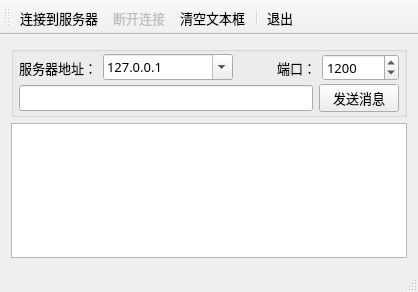
<?xml version="1.0" encoding="UTF-8"?>
<ui version="4.0">
 <class>MainWindow</class>
 <widget class="QMainWindow" name="MainWindow">
  <property name="geometry">
   <rect>
    <x>0</x>
    <y>0</y>
    <width>418</width>
    <height>292</height>
   </rect>
  </property>
  <property name="font">
   <font>
    <family>宋体</family>
    <pointsize>10</pointsize>
   </font>
  </property>
  <property name="windowTitle">
   <string>TCP Client</string>
  </property>
  <widget class="QWidget" name="centralWidget">
   <layout class="QVBoxLayout" name="verticalLayout_2">
    <item>
     <widget class="QGroupBox" name="groupBox">
      <property name="title">
       <string/>
      </property>
      <layout class="QVBoxLayout" name="verticalLayout">
       <property name="spacing">
        <number>3</number>
       </property>
       <property name="leftMargin">
        <number>5</number>
       </property>
       <property name="topMargin">
        <number>2</number>
       </property>
       <property name="rightMargin">
        <number>5</number>
       </property>
       <property name="bottomMargin">
        <number>2</number>
       </property>
       <item>
        <layout class="QHBoxLayout" name="horizontalLayout_2">
         <item>
          <widget class="QLabel" name="label">
           <property name="text">
            <string>服务器地址：</string>
           </property>
          </widget>
         </item>
         <item>
          <widget class="QComboBox" name="comboServer">
           <property name="minimumSize">
            <size>
             <width>130</width>
             <height>0</height>
            </size>
           </property>
           <property name="editable">
            <bool>true</bool>
           </property>
           <item>
            <property name="text">
             <string>127.0.0.1</string>
            </property>
           </item>
          </widget>
         </item>
         <item>
          <widget class="QLabel" name="label_2">
           <property name="text">
            <string>端口：</string>
           </property>
           <property name="alignment">
            <set>Qt::AlignRight|Qt::AlignTrailing|Qt::AlignVCenter</set>
           </property>
          </widget>
         </item>
         <item>
          <widget class="QSpinBox" name="spinPort">
           <property name="minimumSize">
            <size>
             <width>0</width>
             <height>0</height>
            </size>
           </property>
           <property name="minimum">
            <number>1</number>
           </property>
           <property name="maximum">
            <number>65535</number>
           </property>
           <property name="value">
            <number>1200</number>
           </property>
          </widget>
         </item>
        </layout>
       </item>
       <item>
        <layout class="QHBoxLayout" name="horizontalLayout">
         <item>
          <widget class="QLineEdit" name="editMsg"/>
         </item>
         <item>
          <widget class="QPushButton" name="btnSend">
           <property name="text">
            <string>发送消息</string>
           </property>
          </widget>
         </item>
        </layout>
       </item>
      </layout>
     </widget>
    </item>
    <item>
     <widget class="QPlainTextEdit" name="plainTextEdit"/>
    </item>
   </layout>
  </widget>
  <widget class="QMenuBar" name="menuBar">
   <property name="geometry">
    <rect>
     <x>0</x>
     <y>0</y>
     <width>418</width>
     <height>26</height>
    </rect>
   </property>
  </widget>
  <widget class="QToolBar" name="mainToolBar">
   <property name="toolButtonStyle">
    <enum>Qt::ToolButtonTextUnderIcon</enum>
   </property>
   <attribute name="toolBarArea">
    <enum>TopToolBarArea</enum>
   </attribute>
   <attribute name="toolBarBreak">
    <bool>false</bool>
   </attribute>
   <addaction name="actConnect"/>
   <addaction name="actDisconnect"/>
   <addaction name="actClear"/>
   <addaction name="separator"/>
   <addaction name="actQuit"/>
  </widget>
  <widget class="QStatusBar" name="statusBar"/>
  <action name="actConnect">
   <property name="icon">
    <iconset resource="res/res.qrc">
     <normaloff>:/images/images/051.JPG</normaloff>:/images/images/051.JPG</iconset>
   </property>
   <property name="text">
    <string>连接到服务器</string>
   </property>
   <property name="toolTip">
    <string>连接到TCP服务器</string>
   </property>
  </action>
  <action name="actDisconnect">
   <property name="enabled">
    <bool>false</bool>
   </property>
   <property name="icon">
    <iconset resource="res/res.qrc">
     <normaloff>:/images/images/075.JPG</normaloff>:/images/images/075.JPG</iconset>
   </property>
   <property name="text">
    <string>断开连接</string>
   </property>
   <property name="toolTip">
    <string>断开TCP连接</string>
   </property>
  </action>
  <action name="actQuit">
   <property name="icon">
    <iconset resource="res/res.qrc">
     <normaloff>:/images/images/132.bmp</normaloff>:/images/images/132.bmp</iconset>
   </property>
   <property name="text">
    <string>退出</string>
   </property>
   <property name="toolTip">
    <string>退出本窗口</string>
   </property>
  </action>
  <action name="actClear">
   <property name="icon">
    <iconset resource="res/res.qrc">
     <normaloff>:/images/images/212.bmp</normaloff>:/images/images/212.bmp</iconset>
   </property>
   <property name="text">
    <string>清空文本框</string>
   </property>
   <property name="toolTip">
    <string>清空文本框</string>
   </property>
  </action>
 </widget>
 <layoutdefault spacing="6" margin="11"/>
 <resources>
  <include location="res/res.qrc"/>
 </resources>
 <connections>
  <connection>
   <sender>actQuit</sender>
   <signal>triggered()</signal>
   <receiver>MainWindow</receiver>
   <slot>close()</slot>
   <hints>
    <hint type="sourcelabel">
     <x>-1</x>
     <y>-1</y>
    </hint>
    <hint type="destinationlabel">
     <x>326</x>
     <y>237</y>
    </hint>
   </hints>
  </connection>
 </connections>
</ui>
